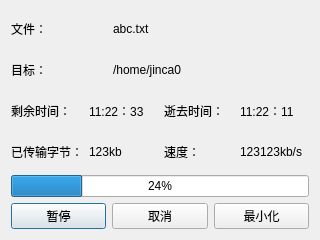
<?xml version="1.0" encoding="UTF-8"?>
<ui version="4.0">
 <class>FtpDownloadDialog</class>
 <widget class="QDialog" name="FtpDownloadDialog">
  <property name="geometry">
   <rect>
    <x>0</x>
    <y>0</y>
    <width>320</width>
    <height>240</height>
   </rect>
  </property>
  <property name="windowTitle">
   <string>文件传输</string>
  </property>
  <layout class="QGridLayout" name="gridLayout_3">
   <item row="0" column="0" colspan="2">
    <layout class="QGridLayout" name="gridLayout">
     <item row="0" column="0">
      <widget class="QLabel" name="label">
       <property name="text">
        <string>文件：</string>
       </property>
      </widget>
     </item>
     <item row="0" column="1">
      <widget class="QLabel" name="label_filename">
       <property name="text">
        <string>abc.txt</string>
       </property>
      </widget>
     </item>
     <item row="1" column="0">
      <widget class="QLabel" name="label_2">
       <property name="text">
        <string>目标：</string>
       </property>
      </widget>
     </item>
     <item row="1" column="1">
      <widget class="QLabel" name="label_destination">
       <property name="text">
        <string>/home/jinca0</string>
       </property>
      </widget>
     </item>
    </layout>
   </item>
   <item row="1" column="0" colspan="3">
    <layout class="QGridLayout" name="gridLayout_2">
     <item row="0" column="0">
      <widget class="QLabel" name="label_4">
       <property name="text">
        <string>剩余时间：</string>
       </property>
      </widget>
     </item>
     <item row="0" column="1">
      <widget class="QLabel" name="label_remainTime">
       <property name="text">
        <string>11:22：33</string>
       </property>
      </widget>
     </item>
     <item row="0" column="2">
      <widget class="QLabel" name="label_7">
       <property name="text">
        <string>逝去时间：</string>
       </property>
      </widget>
     </item>
     <item row="0" column="3">
      <widget class="QLabel" name="label_passedTime">
       <property name="text">
        <string>11:22：11</string>
       </property>
      </widget>
     </item>
     <item row="1" column="0">
      <widget class="QLabel" name="label_9">
       <property name="text">
        <string>已传输字节：</string>
       </property>
      </widget>
     </item>
     <item row="1" column="1">
      <widget class="QLabel" name="label_downloaded">
       <property name="text">
        <string>123kb</string>
       </property>
      </widget>
     </item>
     <item row="1" column="2">
      <widget class="QLabel" name="label_11">
       <property name="text">
        <string>速度：</string>
       </property>
      </widget>
     </item>
     <item row="1" column="3">
      <widget class="QLabel" name="label_speed">
       <property name="text">
        <string>123123kb/s</string>
       </property>
      </widget>
     </item>
    </layout>
   </item>
   <item row="2" column="0" colspan="3">
    <widget class="QProgressBar" name="progressBar_percent">
     <property name="value">
      <number>24</number>
     </property>
     <property name="alignment">
      <set>Qt::AlignRight|Qt::AlignTrailing|Qt::AlignVCenter</set>
     </property>
    </widget>
   </item>
   <item row="3" column="0">
    <widget class="QPushButton" name="pushButton_2">
     <property name="text">
      <string>暂停</string>
     </property>
    </widget>
   </item>
   <item row="3" column="1">
    <widget class="QPushButton" name="pushButton_cancel">
     <property name="text">
      <string>取消</string>
     </property>
    </widget>
   </item>
   <item row="3" column="2">
    <widget class="QPushButton" name="pushButton_minimize">
     <property name="text">
      <string>最小化</string>
     </property>
    </widget>
   </item>
  </layout>
 </widget>
 <resources/>
 <connections/>
</ui>
